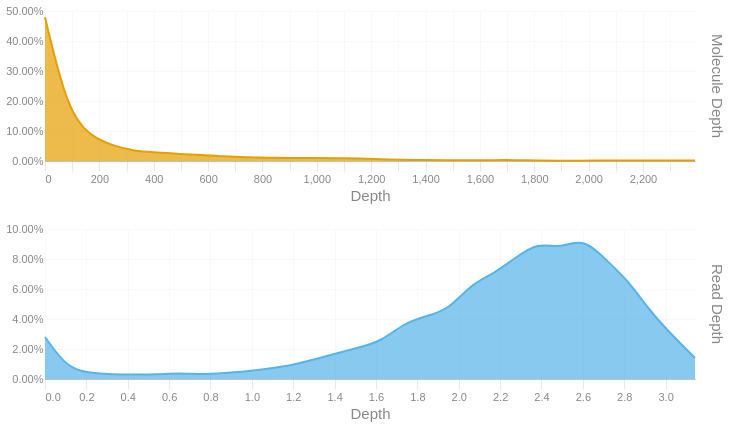

The cell this chart's notebook holds for it:
### Code cell
readdep = depth_hist(tb['Read Depth'], q99, 3)
readdep = readdep.with_columns(pl.lit('Read Depth').alias('Metric'))
if not SKIPLR:
    moldep = depth_hist(tb['Molecule Depth'], mol_q99, 1)
    moldep = moldep.with_columns(pl.lit('Molecule Depth').alias('Metric'))
    _hist = pl.concat([readdep, moldep])
    _hist = _hist.filter(pl.col('Proportion') != 0)
    with SafeRender(_hist):
        (
            alt.Chart(_hist)        
            .mark_area(interpolate = "basis")
            .encode(
                x=alt.X('Bin:Q').scale(domainMin=0).axis(alt.Axis(title='Depth')),
                y = alt.Y('Proportion:Q', title = None).axis(format = '.2%'),
                color = alt.Color('Metric:N').legend(None),
                row = alt.Row("Metric:N").header(title = None, labelOrient = 'right'),
                tooltip = [
                    alt.Tooltip("Metric:N", title = "Metric"),
                    alt.Tooltip('Interval:N', title = "Depth Interval"),
                    alt.Tooltip('Proportion:Q', title = "% Alignments").format('.2%')
                ]
            )
            .resolve_scale(x='independent', y='independent')
            .properties(
                height = 150, width = 650,
                usermeta={'embedOptions': {'downloadFileName': f'{samplename}.depth.hist'}}
            )
        ).display()
else:
    readdep = readdep.filter(pl.col('Proportion') != 0)
    with SafeRender(readdep):
        (
            alt.Chart(readdep)        
            .mark_area(interpolate = "basis")
            .encode(
                x=alt.X('Bin:Q').scale(domainMin=0).axis(alt.Axis(title='Depth')),
                y = alt.Y('Proportion:Q', title = None).axis(format = '.2%'),
                tooltip = [
                    alt.Tooltip('Interval:N', title = "Depth Interval"),
                    alt.Tooltip('Proportion:Q', title = "% Alignments").format('.2%')
                ]
            )
            .properties(
                usermeta={'embedOptions': {'downloadFileName': f'{samplename}.depth.hist'}}
            )
        ).display()

### Figure 1 — Vega-Lite specification as saved in the notebook (floating-point values rounded to 4 significant figures)
{"width": 650, "height": 150, "config": {"title": {"anchor": "start", "dy": -15, "fontSize": 18, "color": "#888888", "subtitleColor": "#888888", "subtitleFontSize": 14}, "arc": {"fill": "#0072B2"}, "axis": {"domainColor": "#888888", "domainWidth": 0.5, "gridWidth": 0.2, "grid": false, "titleFontWeight": 400, "titleFontSize": 15, "labelFontSize": 11, "labelColor": "#888888", "tickColor": "#888888", "tickWidth": 0.2, "titleColor": "#888888"}, "axisBand": {"grid": false}, "axisX": {"grid": true, "tickSize": 10, "domainCap": "round"}, "axisY": {"domain": false, "grid": true, "tickSize": 0, "domainCap": "round"}, "background": "transparent", "header": {"labelFontSize": 15, "labelColor": "#888888", "titleFontSize": 15, "titleFontWeight": 600, "titleColor": "#888888"}, "legend": {"labelFont": "sans-serif", "labelFontSize": 12, "labelColor": "#888888", "symbolSize": 100, "symbolType": "circle", "titleFontSize": 12, "titlePadding": 10, "titleColor": "#888888", "title": null}, "range": {"category": ["#E69F00", "#56B4E9", "#009E73", "#F0E442", "#0072B2", "#D55E00", "#CC79A7", "#000000"], "diverging": ["#cfe8f3", "#a2d4ec", "#73bfe2", "#46abdb", "#1696d2", "#12719e"]}, "area": {"fill": "#0072B2", "fillOpacity": 0.7, "line": true, "strokeOpacity": 0.7}, "line": {"color": "#0072B2", "stroke": "#0072B2", "strokeWidth": 2}, "trail": {"color": "#0072B2", "stroke": "#0072B2", "strokeWidth": 0, "size": 1}, "point": {"filled": true, "fillOpacity": 1.0, "size": 95}, "text": {"color": "#888888", "fontSize": 11, "align": "right", "fontWeight": 400, "size": 11}, "bar": {"fill": "#0072B2", "stroke": null}, "view": {"stroke": null, "continuousWidth": 660, "continuousHeight": 400}}, "data": {"name": "data-5668c0cb49fc39131e7aff9977c43575"}, "mark": {"type": "area", "interpolate": "basis"}, "encoding": {"color": {"field": "Metric", "legend": null, "type": "nominal"}, "row": {"field": "Metric", "header": {"title": null, "labelOrient": "right"}, "type": "nominal"}, "tooltip": [{"field": "Metric", "title": "Metric", "type": "nominal"}, {"field": "Interval", "title": "Depth Interval", "type": "nominal"}, {"field": "Proportion", "format": ".2%", "title": "% Alignments", "type": "quantitative"}], "x": {"axis": {"title": "Depth"}, "field": "Bin", "scale": {"domainMin": 0}, "type": "quantitative"}, "y": {"axis": {"format": ".2%"}, "field": "Proportion", "title": null, "type": "quantitative"}}, "resolve": {"scale": {"x": "independent", "y": "independent"}}, "usermeta": {"embedOptions": {"downloadFileName": "S5_Kennetcook_3542.depth.hist"}}, "$schema": "https://vega.github.io/schema/vega-lite/v6.1.0.json", "datasets": {"data-5668c0cb49fc39131e7aff9977c43575": [{"Bin": 0.0, "Interval": "0.0-0.108", "Proportion": 0.028, "Metric": "Read Depth"}, {"Bin": 0.108, "Interval": "0.108-0.217", "Proportion": 0.007, "Metric": "Read Depth"}, {"Bin": 0.217, "Interval": "0.217-0.325", "Proportion": 0.004, "Metric": "Read Depth"}, {"Bin": 0.325, "Interval": "0.325-0.433", "Proportion": 0.003, "Metric": "Read Depth"}, {"Bin": 0.433, "Interval": "0.433-0.542", "Proportion": 0.003, "Metric": "Read Depth"}, {"Bin": 0.542, "Interval": "0.542-0.65", "Proportion": 0.003, "Metric": "Read Depth"}, {"Bin": 0.65, "Interval": "0.65-0.758", "Proportion": 0.004, "Metric": "Read Depth"}, {"Bin": 0.758, "Interval": "0.758-0.867", "Proportion": 0.003, "Metric": "Read Depth"}, {"Bin": 0.867, "Interval": "0.867-0.975", "Proportion": 0.004, "Metric": "Read Depth"}, {"Bin": 0.975, "Interval": "0.975-1.083", "Proportion": 0.005, "Metric": "Read Depth"}, {"Bin": 1.083, "Interval": "1.083-1.192", "Proportion": 0.007, "Metric": "Read Depth"}, {"Bin": 1.192, "Interval": "1.192-1.3", "Proportion": 0.009, "Metric": "Read Depth"}, {"Bin": 1.3, "Interval": "1.3-1.408", "Proportion": 0.013, "Metric": "Read Depth"}, {"Bin": 1.408, "Interval": "1.408-1.517", "Proportion": 0.017, "Metric": "Read Depth"}, {"Bin": 1.517, "Interval": "1.517-1.625", "Proportion": 0.021, "Metric": "Read Depth"}, {"Bin": 1.625, "Interval": "1.625-1.733", "Proportion": 0.025, "Metric": "Read Depth"}, {"Bin": 1.733, "Interval": "1.733-1.842", "Proportion": 0.037, "Metric": "Read Depth"}, {"Bin": 1.842, "Interval": "1.842-1.95", "Proportion": 0.042, "Metric": "Read Depth"}, {"Bin": 1.95, "Interval": "1.95-2.058", "Proportion": 0.046, "Metric": "Read Depth"}, {"Bin": 2.058, "Interval": "2.058-2.167", "Proportion": 0.063, "Metric": "Read Depth"}, {"Bin": 2.167, "Interval": "2.167-2.275", "Proportion": 0.07, "Metric": "Read Depth"}, {"Bin": 2.275, "Interval": "2.275-2.383", "Proportion": 0.081, "Metric": "Read Depth"}, {"Bin": 2.383, "Interval": "2.383-2.492", "Proportion": 0.091, "Metric": "Read Depth"}, {"Bin": 2.492, "Interval": "2.492-2.6", "Proportion": 0.087, "Metric": "Read Depth"}, {"Bin": 2.6, "Interval": "2.6-2.708", "Proportion": 0.094, "Metric": "Read Depth"}, {"Bin": 2.708, "Interval": "2.708-2.817", "Proportion": 0.08, "Metric": "Read Depth"}, {"Bin": 2.817, "Interval": "2.817-2.925", "Proportion": 0.066, "Metric": "Read Depth"}, {"Bin": 2.925, "Interval": "2.925-3.033", "Proportion": 0.045, "Metric": "Read Depth"}, {"Bin": 3.033, "Interval": "3.033-3.142", "Proportion": 0.029, "Metric": "Read Depth"}, {"Bin": 3.142, "Interval": "3.142-3.25", "Proportion": 0.014, "Metric": "Read Depth"}, {"Bin": 0.0, "Interval": "0.0-82.5", "Proportion": 0.479, "Metric": "Molecule Depth"}, {"Bin": 82.5, "Interval": "82.5-164.9", "Proportion": 0.169, "Metric": "Molecule Depth"}, {"Bin": 164.9, "Interval": "164.9-247.4", "Proportion": 0.083, "Metric": "Molecule Depth"}, {"Bin": 247.4, "Interval": "247.4-329.8", "Proportion": 0.052, "Metric": "Molecule Depth"}, {"Bin": 329.8, "Interval": "329.8-412.3", "Proportion": 0.032, "Metric": "Molecule Depth"}, {"Bin": 412.3, "Interval": "412.3-494.8", "Proportion": 0.029, "Metric": "Molecule Depth"}, {"Bin": 494.8, "Interval": "494.8-577.2", "Proportion": 0.023, "Metric": "Molecule Depth"}, {"Bin": 577.2, "Interval": "577.2-659.7", "Proportion": 0.021, "Metric": "Molecule Depth"}, {"Bin": 659.7, "Interval": "659.7-742.1", "Proportion": 0.015, "Metric": "Molecule Depth"}, {"Bin": 742.1, "Interval": "742.1-824.6", "Proportion": 0.012, "Metric": "Molecule Depth"}, {"Bin": 824.6, "Interval": "824.6-907.1", "Proportion": 0.011, "Metric": "Molecule Depth"}, {"Bin": 907.1, "Interval": "907.1-989.5", "Proportion": 0.01, "Metric": "Molecule Depth"}, {"Bin": 989.5, "Interval": "989.5-1072.0", "Proportion": 0.01, "Metric": "Molecule Depth"}, {"Bin": 1072.0, "Interval": "1072.0-1154.5", "Proportion": 0.009, "Metric": "Molecule Depth"}, {"Bin": 1154.0, "Interval": "1154.5-1236.9", "Proportion": 0.009, "Metric": "Molecule Depth"}, {"Bin": 1237.0, "Interval": "1236.9-1319.4", "Proportion": 0.006, "Metric": "Molecule Depth"}, {"Bin": 1319.0, "Interval": "1319.4-1401.8", "Proportion": 0.004, "Metric": "Molecule Depth"}, {"Bin": 1402.0, "Interval": "1401.8-1484.3", "Proportion": 0.003, "Metric": "Molecule Depth"}, {"Bin": 1484.0, "Interval": "1484.3-1566.8", "Proportion": 0.002, "Metric": "Molecule Depth"}, {"Bin": 1567.0, "Interval": "1566.8-1649.2", "Proportion": 0.002, "Metric": "Molecule Depth"}, {"Bin": 1649.0, "Interval": "1649.2-1731.7", "Proportion": 0.003, "Metric": "Molecule Depth"}, {"Bin": 1732.0, "Interval": "1731.7-1814.1", "Proportion": 0.003, "Metric": "Molecule Depth"}, {"Bin": 1814.0, "Interval": "1814.1-1896.6", "Proportion": 0.002, "Metric": "Molecule Depth"}, {"Bin": 1897.0, "Interval": "1896.6-1979.1", "Proportion": 0.001, "Metric": "Molecule Depth"}, {"Bin": 1979.0, "Interval": "1979.1-2061.5", "Proportion": 0.001, "Metric": "Molecule Depth"}, {"Bin": 2062.0, "Interval": "2061.5-2144.0", "Proportion": 0.002, "Metric": "Molecule Depth"}, {"Bin": 2144.0, "Interval": "2144.0-2226.4", "Proportion": 0.001, "Metric": "Molecule Depth"}, {"Bin": 2226.0, "Interval": "2226.4-2308.9", "Proportion": 0.002, "Metric": "Molecule Depth"}, {"Bin": 2309.0, "Interval": "2308.9-2391.4", "Proportion": 0.001, "Metric": "Molecule Depth"}, {"Bin": 2391.0, "Interval": "2391.4-2473.83", "Proportion": 0.002, "Metric": "Molecule Depth"}]}}
